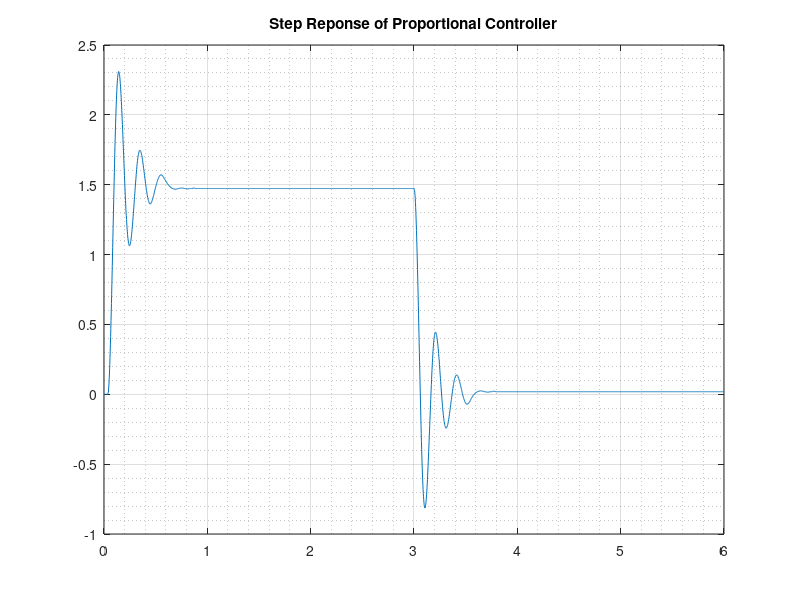

Recreate this plot in MATLAB.
clc;
clear;

load("exp2_lab4_proportional.mat");
time = simout.time();
time = time.';
value = simout.signals().values();
value = value.';
plot(time, value);
title("Step Reponse of Proportional Controller");
grid on;
grid minor;